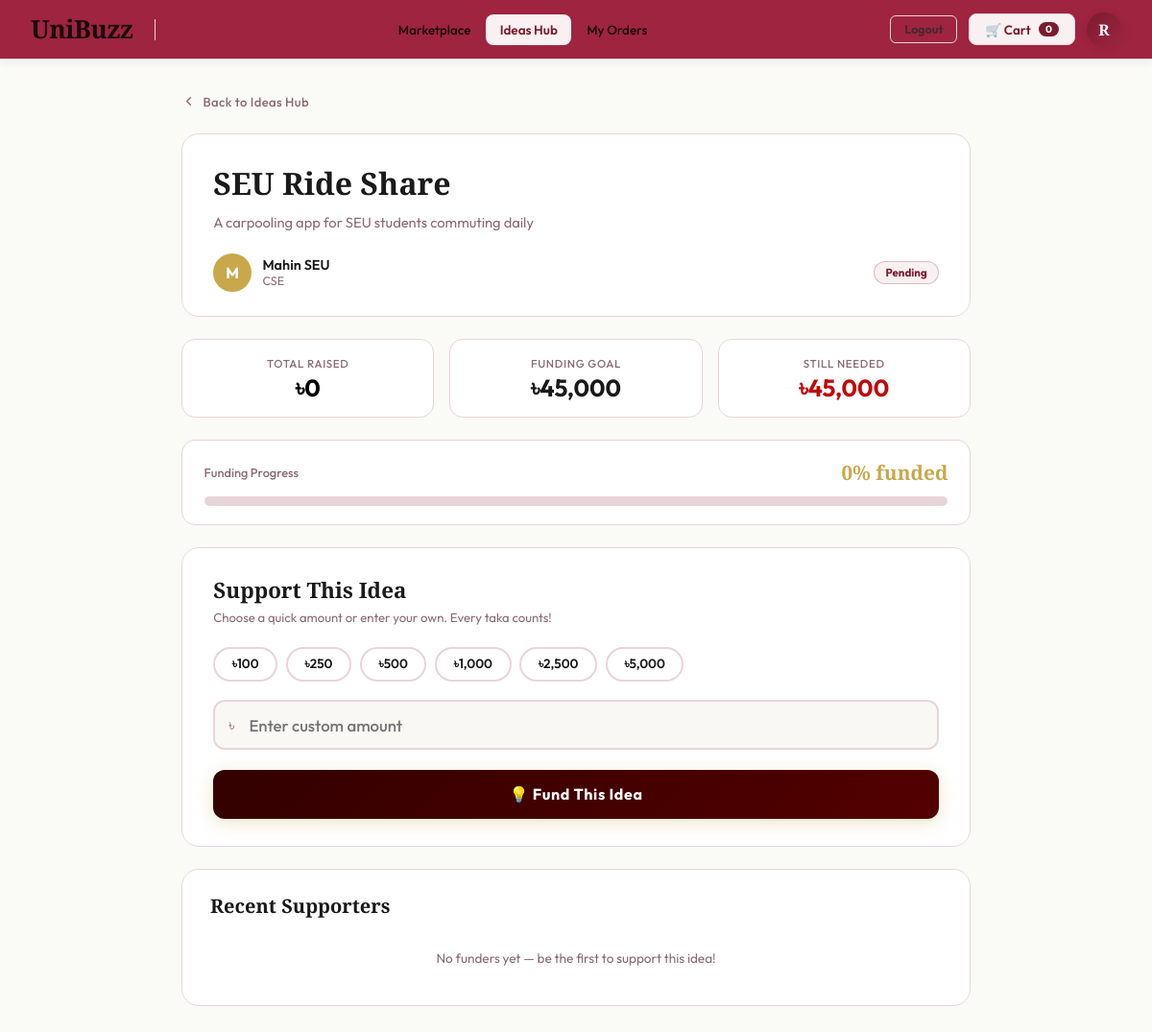
Page /buyerFund.php?idea=3 (signed in) on the committed database.
### tables this page shows
CREATE TABLE `user_table` (
  `User_Id` int(11) NOT NULL,
  `First_Name` varchar(100) NOT NULL,
  `Last_Name` varchar(100) NOT NULL,
  `Email` varchar(150) NOT NULL,
  `Mobile` varchar(20) DEFAULT NULL,
  `Password` varchar(255) NOT NULL,
  `Admin_Id` int(11) DEFAULT NULL,
  `Buyer_Id` int(11) DEFAULT NULL,
  `Seller_Id` int(11) DEFAULT NULL
);

CREATE TABLE `business_idea` (
  `Idea_Id` int(11) NOT NULL,
  `Seller_Id` int(11) NOT NULL,
  `Idea` varchar(255) NOT NULL,
  `Description` text DEFAULT NULL,
  `Funding_Goal` decimal(12,2) DEFAULT NULL,
  `Status` varchar(50) DEFAULT 'Pending'
);

CREATE TABLE `seller` (
  `Seller_Id` int(11) NOT NULL,
  `User_Id` int(11) NOT NULL,
  `University_Email` varchar(150) NOT NULL,
  `Rating` decimal(3,2) DEFAULT 0.00,
  `Department` varchar(100) DEFAULT NULL,
  `Semester` varchar(20) DEFAULT NULL,
  `Student_Id` varchar(50) DEFAULT NULL
);

### buyerFund.php (the view, shortened to what this page needs)
<?php
include("database.php");
$userId = $_SESSION["user_id"];
$ideaId = (int)$_GET['idea'];
$sql    = "SELECT user_table.First_Name, user_table.Last_Name,
                  buyer.Buyer_Id, buyer.Cart_Id
           FROM user_table
           JOIN buyer ON user_table.Buyer_Id = buyer.Buyer_Id
           WHERE user_table.User_Id = $userId";
$result = mysqli_query($conn, $sql);
$buyer  = mysqli_fetch_assoc($result);
$cartId  = $buyer['Cart_Id'];
$sql         = "SELECT COUNT(*) AS total FROM add_to_cart WHERE Cart_Id = $cartId";
$result      = mysqli_query($conn, $sql);
$row         = mysqli_fetch_assoc($result);
$totalInCart = $row['total'];
$sql    = "SELECT business_idea.Idea_Id, business_idea.Idea, business_idea.Description,
                  business_idea.Funding_Goal, business_idea.Status,
                  user_table.First_Name, user_table.Last_Name,
                  seller.Department,
                  COALESCE(SUM(idea_fund.Amount), 0) AS total_raised
           FROM business_idea
           JOIN seller ON business_idea.Seller_Id = seller.Seller_Id
           JOIN user_table ON seller.User_Id = user_table.User_Id
           LEFT JOIN idea_fund ON idea_fund.Idea_Id = business_idea.Idea_Id
           WHERE business_idea.Idea_Id = $ideaId
           GROUP BY business_idea.Idea_Id";
$result = mysqli_query($conn, $sql);
$idea = mysqli_fetch_assoc($result);
$sql      = "SELECT user_table.First_Name, user_table.Last_Name,
                    idea_fund.Amount
             FROM idea_fund
             JOIN buyer ON idea_fund.Buyer_Id = buyer.Buyer_Id
             JOIN user_table ON buyer.User_Id = user_table.User_Id
             WHERE idea_fund.Idea_Id = $ideaId
             ORDER BY idea_fund.Fund_id DESC
             LIMIT 5";
$result   = mysqli_query($conn, $sql);
$funders  = mysqli_fetch_all($result, MYSQLI_ASSOC);
$goal       = $idea['Funding_Goal'];
$raised     = $idea['total_raised'];
$progress   = ($goal > 0) ? min(round(($raised / $goal) * 100), 100) : 0;
$remaining  = max($goal - $raised, 0);
$firstLetter = strtoupper(substr($idea['First_Name'], 0, 1));
?>
<!DOCTYPE html>
<html lang="en">
<head>
    <link rel="stylesheet" href="buyerDash.css">
</head>
<body>
     <nav class="navbar">
        <div class="nav-logo">UniBuzz</div>
        <div class="nav-tabs">
            <a href="buyerHomepage.php" class="nav-tab">Marketplace</a>
            <a href="buyerIdea.php" class="nav-tab active">Ideas Hub</a>
            <a href="buyerOrder.php" class="nav-tab">My Orders</a>
        </div>
        <div class="nav-right">
            <form action="logout.php" method="POST" style="margin:0;">
                <button class="btn-logout" type="submit" name="logout">Logout</button>
            </form>
            <a href="buyerCart.php" class="cart-trigger">
                🛒 Cart <span class="cart-count"><?php echo $totalInCart; ?></span>
            </a>
            <div class="nav-avatar"><?php echo strtoupper(substr($buyer['First_Name'], 0, 1)); ?></div>
        </div>
    </nav>
    <div class="page-shell">
        <div class="fund-page-shell">
            <a href="buyerIdea.php" class="back-link">
                <svg viewBox="0 0 24 24" fill="none" stroke="currentColor" stroke-width="2.2" stroke-linecap="round" stroke-linejoin="round">
                    <polyline points="15 18 9 12 15 6"/>
                </svg>
                Back to Ideas Hub
            </a>
            <div class="idea-hero">
                <div class="idea-hero-title"><?php echo $idea['Idea']; ?></div>
                <div class="idea-hero-desc"><?php echo $idea['Description']; ?></div>
                <div class="idea-founder-row">
                    <div class="founder-avatar-lg"><?php echo $firstLetter; ?></div>
                    <div>
                        <div class="founder-info-name"><?php echo $idea['First_Name'] . " " . $idea['Last_Name']; ?></div>
                        <div class="founder-info-dept"><?php echo $idea['Department']; ?></div>
                    </div>
                    <span class="status-badge <?php echo strtolower($idea['Status']) !== 'active' ? 'inactive' : ''; ?>">
                        <?php echo $idea['Status']; ?>
                    </span>
                </div>
            </div>
            <div class="fund-stats-row">
                <div class="fund-stat-card">
                    <div class="fund-stat-label">Total Raised</div>
                    <div class="fund-stat-val raised-color">৳<?php echo number_format($raised, 0); ?></div>
                </div>
                <div class="fund-stat-card">
                    <div class="fund-stat-label">Funding Goal</div>
                    <div class="fund-stat-val">৳<?php echo number_format($goal, 0); ?></div>
                </div>
                <div class="fund-stat-card">
                    <div class="fund-stat-label">Still Needed</div>
                    <div class="fund-stat-val remain-color">৳<?php echo number_format($remaining, 0); ?></div>
                </div>
            </div>
            <div class="progress-wrap">
                <div class="progress-label-row">
                    <span class="progress-label">Funding Progress</span>
                    <span class="progress-pct"><?php echo $progress; ?>% funded</span>
                </div>
                <div class="progress-track">
                </div>
            </div>
            <div class="fund-form-card">
                <div class="fund-form-title">Support This Idea</div>
                <div class="fund-form-sub">Choose a quick amount or enter your own. Every taka counts!</div>
                <?php
                $quickAmounts   = [100, 250, 500, 1000, 2500, 5000];
                $selectedQuick  = isset($_GET['quick']) ? (int)$_GET['quick'] : 0;
                ?>
                <div class="quick-amounts">
                    <?php foreach($quickAmounts as $qa): ?>
                    <form method="GET" action="" style="margin:0;display:inline;">
                        <button type="submit" class="qa-chip <?php echo ($selectedQuick === $qa) ? 'selected' : ''; ?>">
                            ৳<?php echo number_format($qa); ?>
                        </button>
                    </form>
                    <?php endforeach; ?>
                </div>
                <form method="POST" action="">
                    <div class="custom-amount-wrap">
                        <span class="currency-sym">৳</span>
                        <input
                            type="number"
                            name="fund_amount"
                            class="fund-input"
                            placeholder="Enter custom amount"
                            min="1"
                            step="1"
                            required
                            value="<?php echo ($selectedQuick > 0) ? $selectedQuick : ''; ?>"
                        >
                    </div>
                    <button type="submit" class="btn-fund-submit">💡 Fund This Idea</button>
                </form>
            </div>
            <div class="funders-card">
                <div class="funders-title">Recent Supporters</div>
                <?php if(count($funders) == 0): ?>
                    <div class="no-funders">No funders yet — be the first to support this idea!</div>
                <?php endif; ?>
            </div>
        </div>
    </div>
</body>
</html>

### rows in the picture
user_table: First_Name "R"
business_idea: Idea "SEU Ride Share", Description "A carpooling app for SEU students commuting daily", user_table.First_Name "M", user_table.First_Name "Mahin", user_table.Last_Name "SEU", Seller_Id.Department "CSE", Status "Pending", Funding_Goal "45,000"

### other values in the picture
$totalInCart "0"
$raised "0"
$remaining "45,000"
$progress "0"
$qa "100"
$qa "250"
$qa "500"
$qa "1,000"
$qa "2,500"
$qa "5,000"
